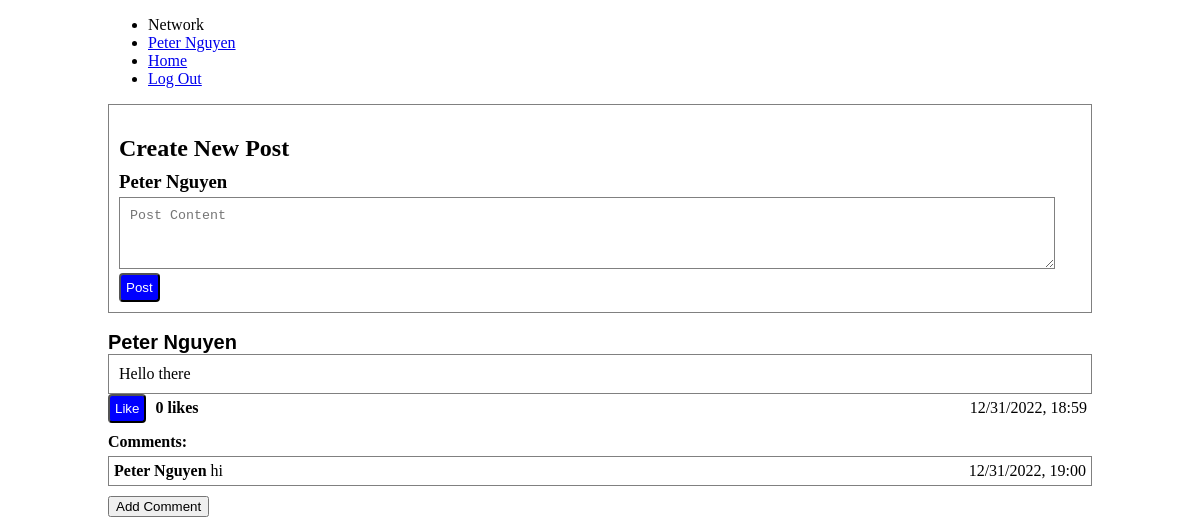
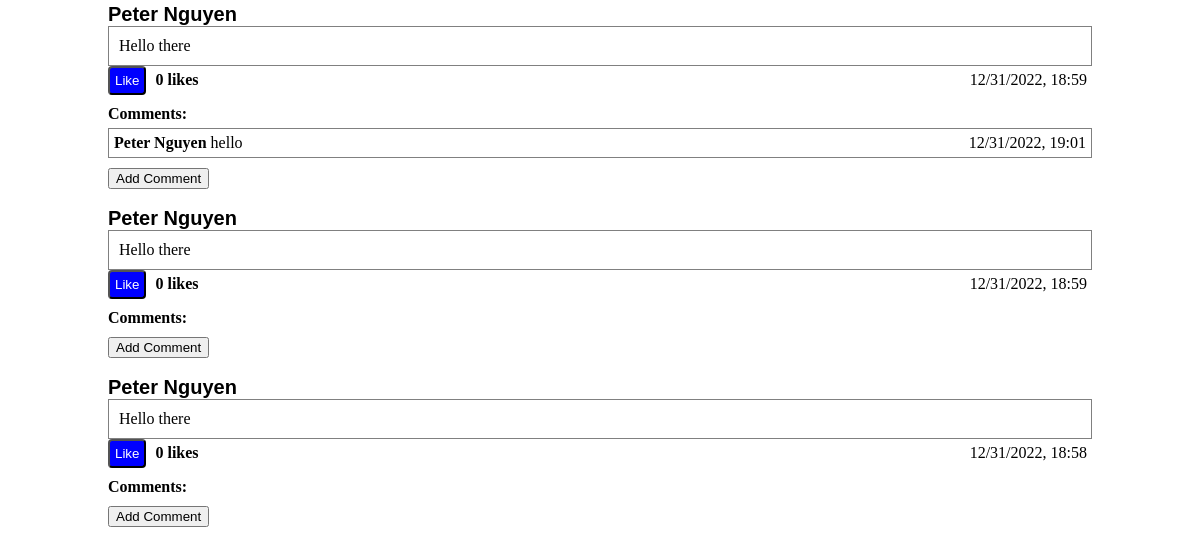
Page / (signed in) on the earlier database version (2 pictures, top to bottom).
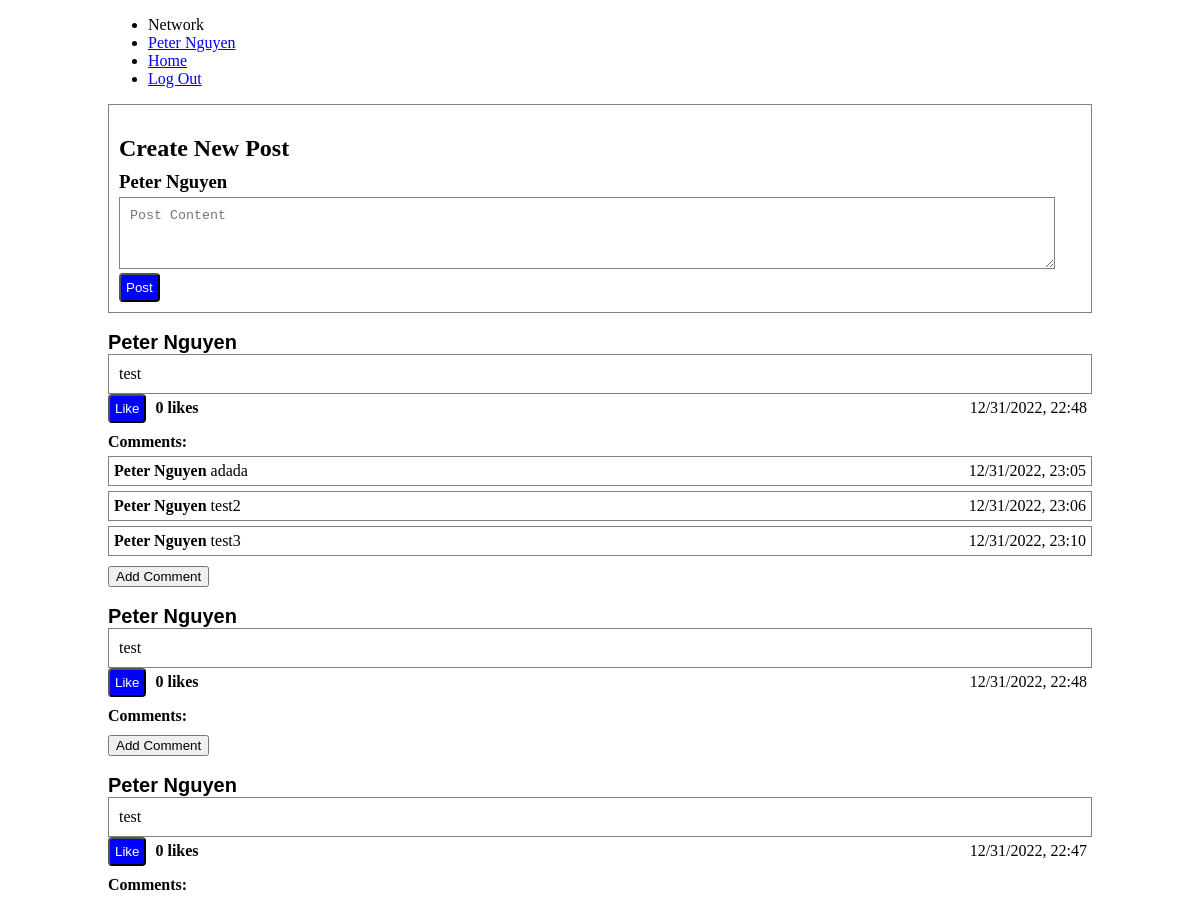
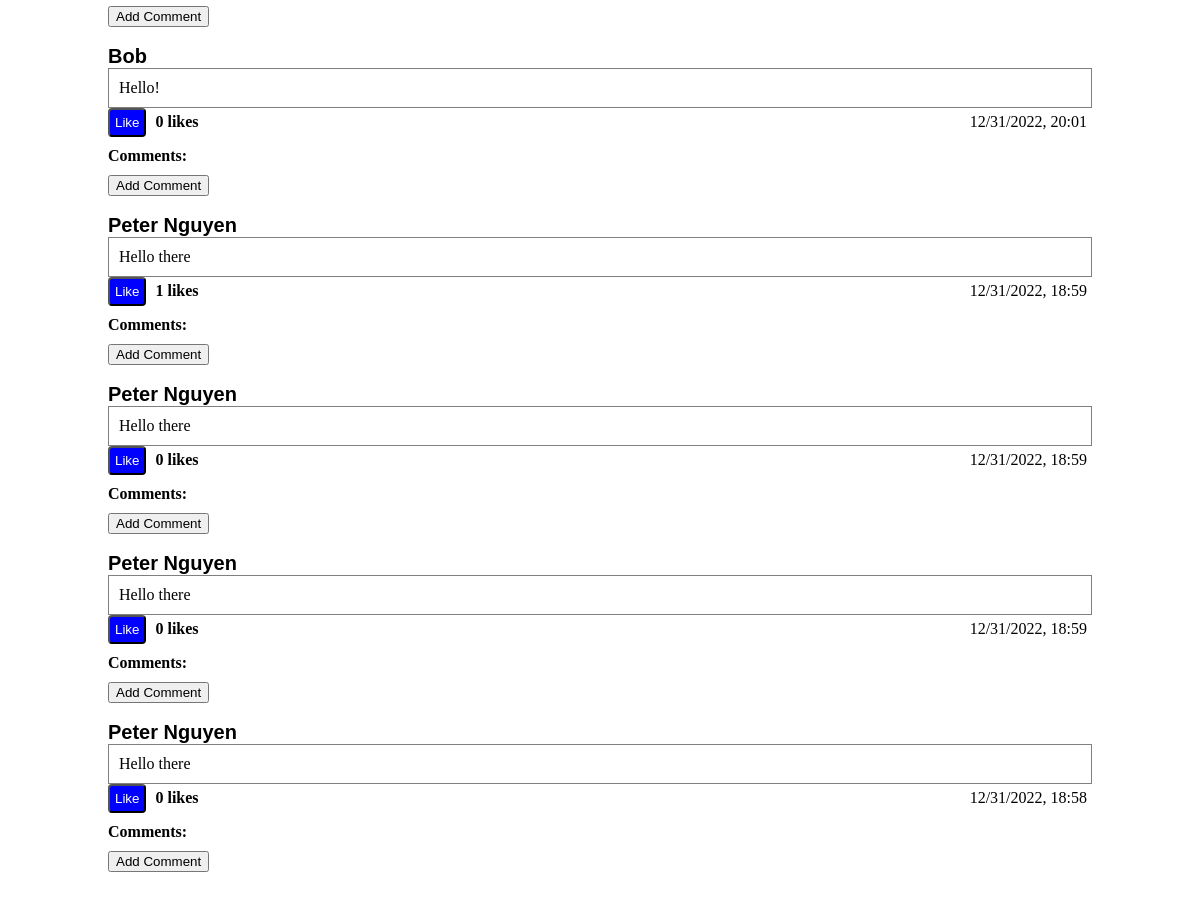
Same page on the later database version (2 pictures, top to bottom).
### tables this page shows
CREATE TABLE posts (
    id INTEGER PRIMARY KEY AUTOINCREMENT,
    user_id INTEGER NOT NULL,
    username TEXT NOT NULL,
    content TEXT NOT NULL,
    likes INTEGER DEFAULT 0 NOT NULL,
    datetime NUMERIC NOT NULL,
    FOREIGN KEY (user_id) REFERENCES users(id)
);

CREATE TABLE comments (
    id INTEGER PRIMARY KEY AUTOINCREMENT,
    user_id INTEGER NOT NULL,
    post_id INTEGER NOT NULL,
    username TEXT NOT NULL,
    comment TEXT NOT NULL,
    datetime NUMERIC NOT NULL,
    FOREIGN KEY (user_id) REFERENCES users(id),
    FOREIGN KEY (post_id) REFERENCES posts(id)
);

### app.py (the view)
@app.route("/", methods=["GET", "POST"])
@login_required
def index():
    if request.method == "GET":
        pass
    if request.method == "POST":
        content = request.form.get("content")
        if content:
            create_post(content)
    posts = get_posts()
    comments = get_comments()
    return render_template("index.html", posts=posts, comments=comments)

### helpers.py (called while the page is built)
def executeDB(query, arg=None):
    conn = sql.connect('network.db')
    conn.row_factory = sql.Row # "dictionary cursor"
    cur = conn.cursor()
    if arg == None:
        cur.execute(query)
    else:
        cur.execute(query, arg)
    value = cur.fetchall()
    conn.commit()
    conn.close()
    return value

def get_comments():
    return executeDB("SELECT * from comments")

def get_posts(user_id=None):
    if user_id == None:
        posts = executeDB("SELECT * FROM posts ORDER BY datetime DESC")
    else:
        posts = executeDB("SELECT * FROM posts WHERE user_id = ? ORDER BY datetime DESC", [user_id])
    return posts

def login_required(f):
    @wraps(f)
    def decorated_function(*args, **kwargs):
        if session.get("user_id") is None:
            return redirect("/login")
        return f(*args, **kwargs)
    return decorated_function

### templates/index.html (shortened to what this page needs)
{% extends "layout.html" %}
{% block body %}
    <div class="post">
        <h2>Create New Post</h2>
        <h3 class="username">{{ session["username"] }}</h3>
        <form action="/" method="post">
            <textarea class="post text-box" placeholder="Post Content" name="content"></textarea>
            <br>
            <input class="button" type="submit" value="Post">
        </form>
    </div>
    <br>
    {% for post in posts %}
        <form action="/profile" method="post">
            <input class="profile-name" type="submit" value="{{ post.username }}">
        </form>
        <div class="post">{{ post.content }}</div>
        <button id="like-button{{ post.id }}" onclick=likeFeature({{post.id}}) class="like button" style="display: inline-block;">Like</button>
        <h4 id="like-count{{ post.id }}" class="inline">{{ post.likes }} likes</h4>
        <p class="inline right">{{ post.datetime }}</p>
        <div id="comments{{ post.id }}">
            <h4 class="no-margin">Comments:</h4>
            {% for comment in comments %}
                {% if comment.post_id == post.id %}
                <div class="comment">
                    <div class="inline"><b>{{comment.username}}</b>  {{ comment.comment }}</div>
                    <p class="inline right">{{ comment.datetime }}</p>
                </div>
                {% endif %}
            {% endfor %}
        </div>
        <button class="comment-toggle no-margin" name="{{ post.id }}">Add Comment</button>
        <br>
        <br>
    {% endfor %}
{% endblock %}

Differences in the rows shown:
removed comments: username "Peter Nguyen", comment "hi", datetime "12/31/2022, 19:00", shown under posts (number 5 of 8 on the later page)
removed comments: username "Peter Nguyen", comment "hello", datetime "12/31/2022, 19:01", shown under posts (number 6 of 8 on the later page)
added posts: username "Peter Nguyen", content "test", likes "0", datetime "12/31/2022, 22:48"
added comments: username "Peter Nguyen", comment "adada", datetime "12/31/2022, 23:05", shown under "test"
added comments: username "Peter Nguyen", comment "test2", datetime "12/31/2022, 23:06", shown under "test"
added comments: username "Peter Nguyen", comment "test3", datetime "12/31/2022, 23:10", shown under "test"
added posts: username "Peter Nguyen", content "test", likes "0", datetime "12/31/2022, 22:48"
added posts: username "Peter Nguyen", content "test", likes "0", datetime "12/31/2022, 22:47"
added posts: username "Bob", content "Hello!", likes "0", datetime "12/31/2022, 20:01"
changed posts (number 5 of 8 on the later page): likes "0" → "1"
